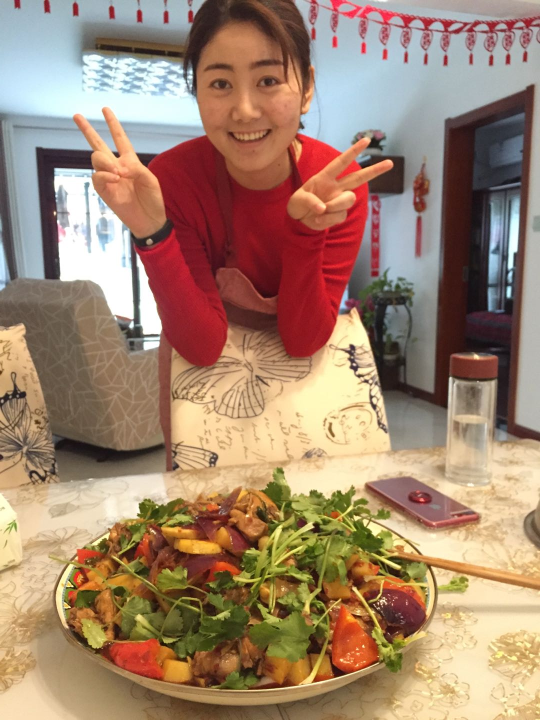
//> input picture section28#BinPic2/C++/Gril.jpg, 1080 x 1440 px, given in place of vtest.avi, which was not available (shown at 1/2 size)
$ ./KLT   (built with g++ and OpenCV 4)
//> lines starting //> are read from the running program, lines starting //| are printed output that depends on the picture; pictures that were not available may be replaced by others from this repository, and a replacement may not be noted
#include <iostream>
#include <string>
#include <opencv2/opencv.hpp>

using namespace std;
using namespace cv;

static bool drawLines(Mat &image, vector<Point2f> pt1, vector<Point2f> pt2);

vector<Scalar> colorVec;
RNG rng(12345);

int main(int *arg, int **argv)
{
	VideoCapture capture;

	Mat img, imgPre;
	Mat	imgGary, imgGaryPre;
	/*
	cornerPoints: corner point from shi-tomash, should copy to linePoint and initPoint
	initPoints: used only detect corner point 1st time
	linePoints[0]: corner point previous frame
	linePoints[1]: corner point current frame
	*/
	vector<Point2f> cornerPoints;
	vector<Point2f> initPoints;
	vector<Point2f> linePoints[2];
	int maxCorners = 500;
	double quality_level = 0.01;
	double minDistance = 0.04;
	int blockSize = 3;
	double k = 0.04;

	vector<uchar> status;
	vector<float> err;
	int flags = 0;

	capture.open("vtest.avi");
	capture.read(imgPre);
//> imgPre is the input picture: 1440 rows x 1080 cols, CV_8UC3; mean B, G, R 110.2, 132.4, 161.9
	cvtColor(imgPre, imgGaryPre, COLOR_BGR2GRAY);
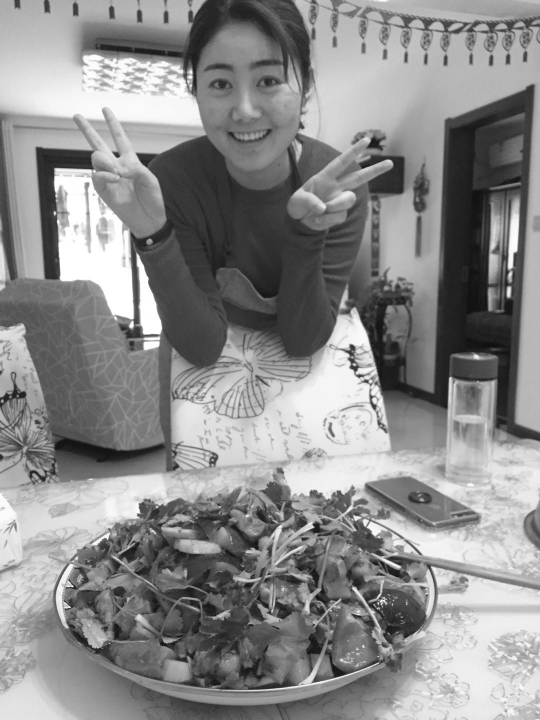
//> imgGaryPre: 1440 rows x 1080 cols, CV_8UC1 (shown at 1/2 size); min 11, max 255, mean 138.7

	goodFeaturesToTrack(imgGaryPre, cornerPoints, maxCorners, quality_level, minDistance, Mat(), blockSize, false, k);
//> cornerPoints = 500 Points (x, y), first 12: [146, 1173], [141, 1215], [756, 1205], [747, 1208], [628, 1054], [758, 1216], [787, 1200], [662, 1221], [763, 1210], [771, 1200], [784, 1210], [280, 1026]
	initPoints.insert(initPoints.end(), cornerPoints.begin(), cornerPoints.end());
//> initPoints has the same summary as cornerPoints
	linePoints[0].insert(linePoints[0].end(), cornerPoints.begin(), cornerPoints.end());
//> linePoints = 2 items

	TermCriteria criteria = TermCriteria(TermCriteria::COUNT + TermCriteria::EPS, 30, 0.01);

	int width = capture.get(CAP_PROP_FRAME_WIDTH);
	int height = capture.get(CAP_PROP_FRAME_HEIGHT);
	Mat KLTFrame = Mat::zeros(Size(width * 2, height), imgPre.type());
	Rect rio (0, 0, width, height);

	while (true)
	{
		if (!capture.read(img))
		{
			cout << "Video Finish!!!" << endl;
			break;
		}

		//imshow("img", img);
		rio.x = 0;
		img.copyTo(KLTFrame(rio));
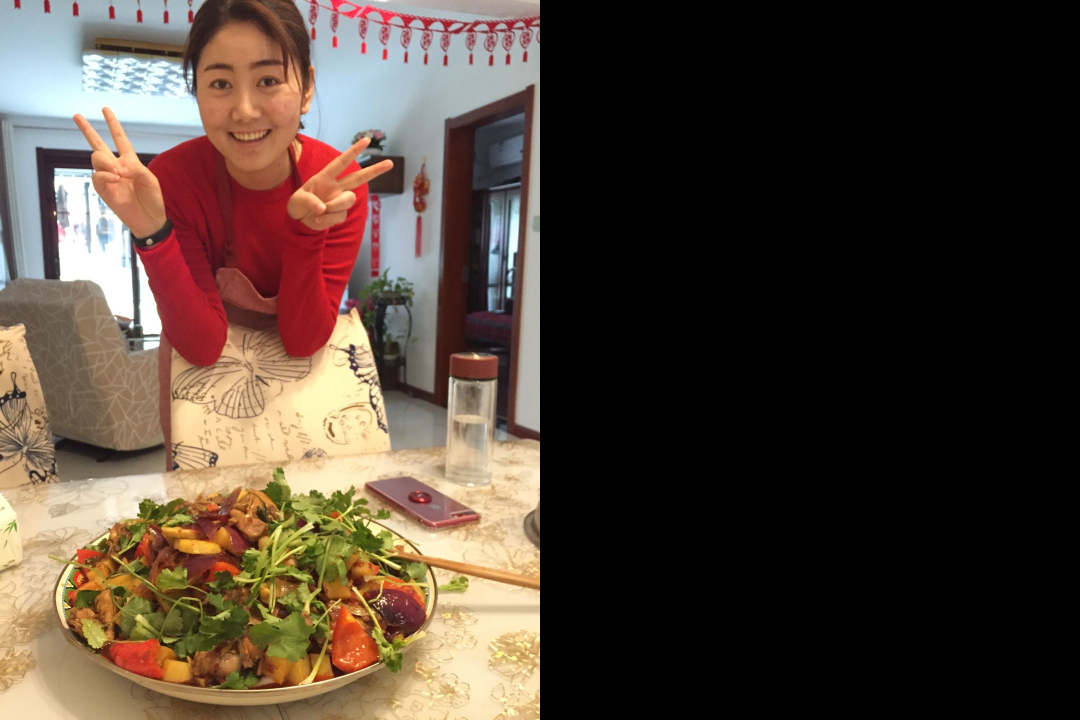
//> KLTFrame: 1440 rows x 2160 cols, CV_8UC3 (shown at 1/2 size); mean B, G, R 55.1, 66.2, 80.9

		cvtColor(img, imgGary, COLOR_BGR2GRAY);
		calcOpticalFlowPyrLK(imgGaryPre, imgGary, linePoints[0], linePoints[1], status, err, Size(31, 31), 3, criteria, flags);
//> status = 500 values from 1 to 1
		size_t i, k;
		for (i = k = 0; i < linePoints[1].size(); i++)
		{
			double dist = abs(linePoints[0][i].x - linePoints[1][i].x) + abs(linePoints[0][i].y - linePoints[1][i].y);
			if (status[i] && dist > 2)
			{
				linePoints[0][k] = linePoints[0][i];
				linePoints[1][k] = linePoints[1][i];
				initPoints[k] = initPoints[i];
				circle(img, linePoints[1][k], 3, Scalar(0, 255, 0), -1, 8);
				k++;
			}
		}

		linePoints[0].resize(k);
		linePoints[1].resize(k);
		initPoints.resize(k);

		drawLines(img, initPoints, linePoints[1]);

		rio.x = width;
		img.copyTo(KLTFrame(rio));
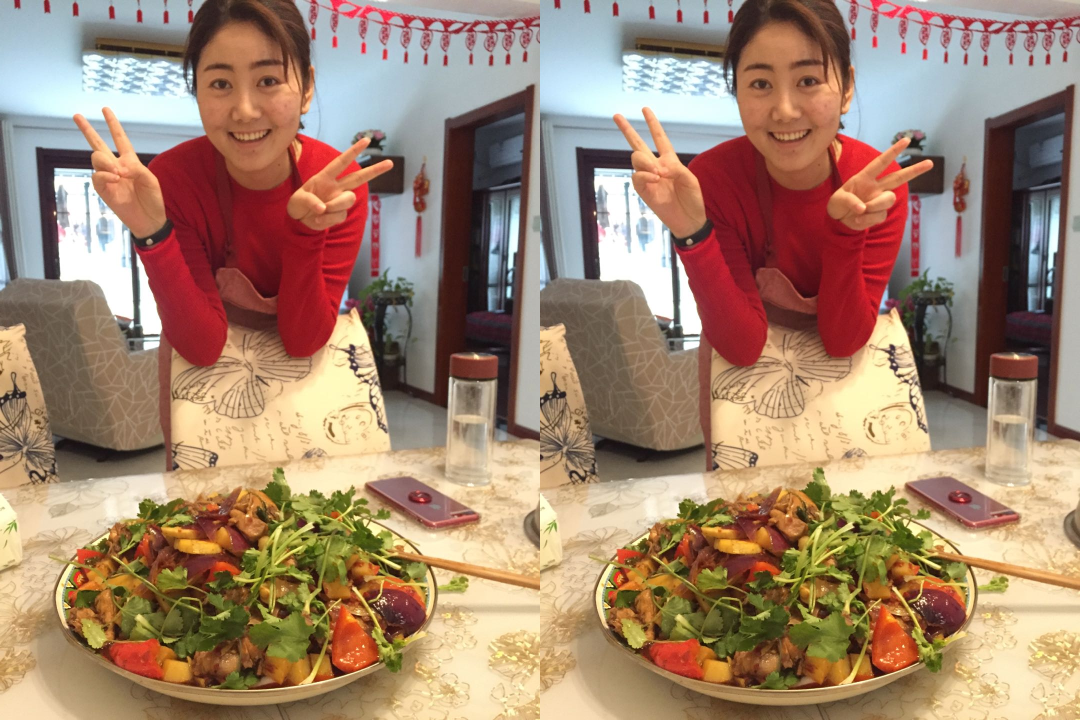
//> KLTFrame: 1440 rows x 2160 cols, CV_8UC3 (shown at 1/2 size); mean B, G, R 110.2, 132.4, 161.9
		imshow("imgDst", KLTFrame);

		char c = waitKey(50);
//> the Esc key is pressed
		if (27 == c)
		{
			break;
		}

		std::swap(linePoints[0], linePoints[1]);
		cv::swap(imgGaryPre, imgGary);

		if (initPoints.size() < 40)
		{
			goodFeaturesToTrack(imgGaryPre, cornerPoints, maxCorners, quality_level, minDistance, Mat(), blockSize, false, k);
			initPoints.insert(initPoints.end(), cornerPoints.begin(), cornerPoints.end());
			linePoints[0].insert(linePoints[0].end(), cornerPoints.begin(), cornerPoints.end());
			cout << "total feature points : " << linePoints[0].size() << endl;
		}
	}
//> after the loop, err = 500 values from 0 to 0

	return true;
}


static bool drawLines(Mat &image, vector<Point2f> pt1, vector<Point2f> pt2)
{
	if (colorVec.size() < pt1.size())
	{
		for (size_t col = colorVec.size(); col < pt1.size(); col++)
		{
			colorVec.push_back(Scalar(rng.uniform(0, 255), rng.uniform(0, 255), rng.uniform(0, 255)));
		}
	}

	for (size_t t = 0; t < pt1.size(); t++)
	{
		line(image, pt1[t], pt2[t], colorVec[t], 2, 8, 0);
	}

	return true;
}

$ run again, on section28#BinPic2/C++/apple.jpg
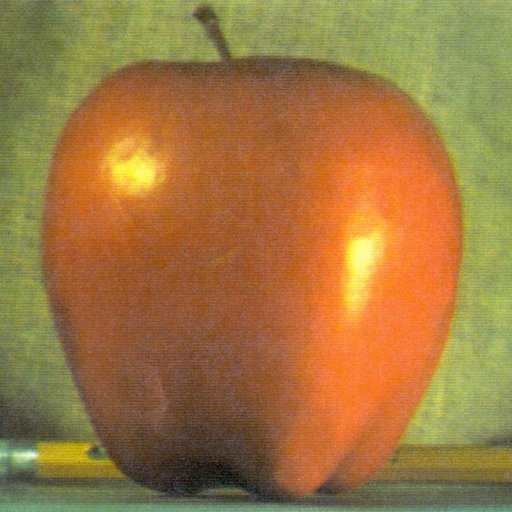
//> input picture section28#BinPic2/C++/apple.jpg, 512 x 512 px, given in place of vtest.avi, which was not available
//> imgPre is the input picture: 512 rows x 512 cols, CV_8UC3; mean B, G, R 64.8, 119.7, 159.1
//> `cvtColor(imgPre, imgGaryPre, COLOR_BGR2GRAY);`:
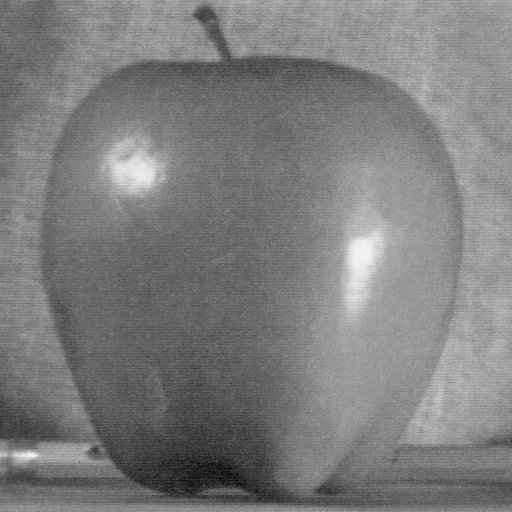
//> imgGaryPre: 512 rows x 512 cols, CV_8UC1; min 7, max 248, mean 125.2
//> cornerPoints = 500 Points (x, y), first 12: [37, 455], [14, 455], [171, 483], [230, 53], [105, 449], [64, 358], [193, 14], [6, 455], [100, 443], [219, 20], [223, 483], [183, 459]
//> initPoints has the same summary as cornerPoints
//> linePoints = 2 items
//> status = 500 values from 1 to 1
//> `img.copyTo(KLTFrame(rio));`:
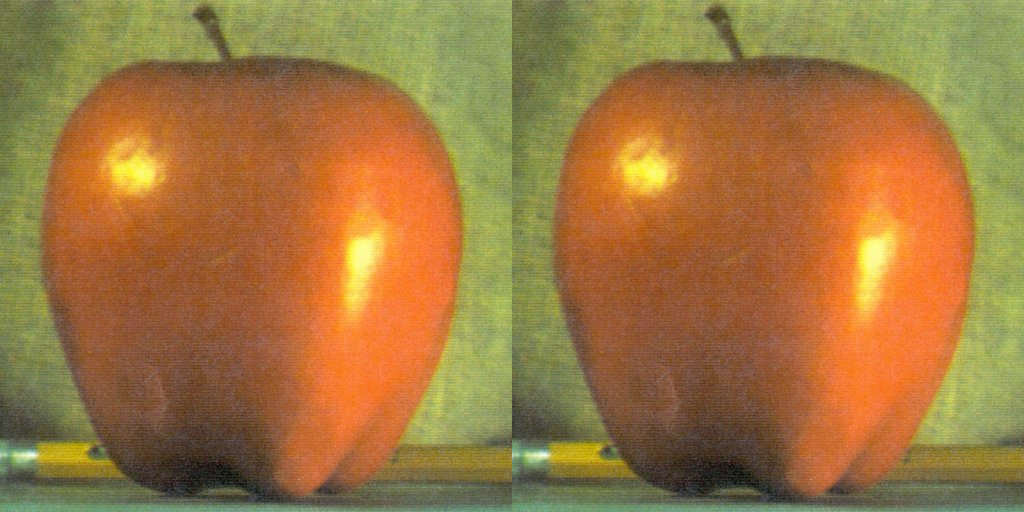
//> KLTFrame: 512 rows x 1024 cols, CV_8UC3; mean B, G, R 64.8, 119.7, 159.1
//> after the loop `while (true)`: err = 500 values from 0 to 0

$ run again, on section28#BinPic2/C++/baboon.jpg
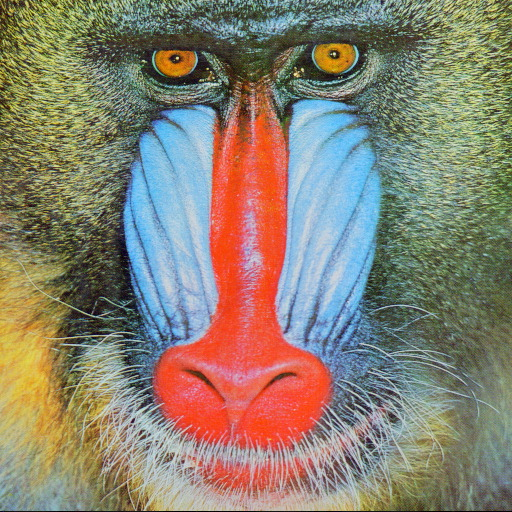
//> input picture section28#BinPic2/C++/baboon.jpg, 512 x 512 px, given in place of vtest.avi, which was not available
//> imgPre is the input picture: 512 rows x 512 cols, CV_8UC3; mean B, G, R 112.9, 129.1, 137.1
//> `cvtColor(imgPre, imgGaryPre, COLOR_BGR2GRAY);`:
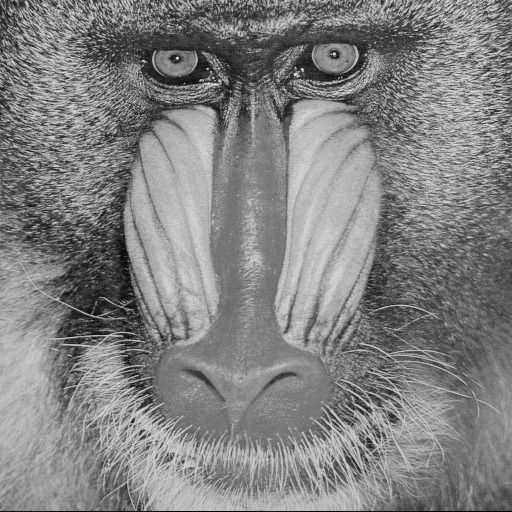
//> imgGaryPre: 512 rows x 512 cols, CV_8UC1; min 0, max 234, mean 129.7
//> cornerPoints = 500 Points (x, y), first 12: [177, 58], [334, 53], [294, 74], [207, 68], [302, 68], [332, 54], [213, 77], [131, 422], [295, 67], [210, 71], [367, 438], [199, 80]
//> initPoints has the same summary as cornerPoints
//> linePoints = 2 items
//> status = 500 values from 1 to 1
//> `img.copyTo(KLTFrame(rio));`:
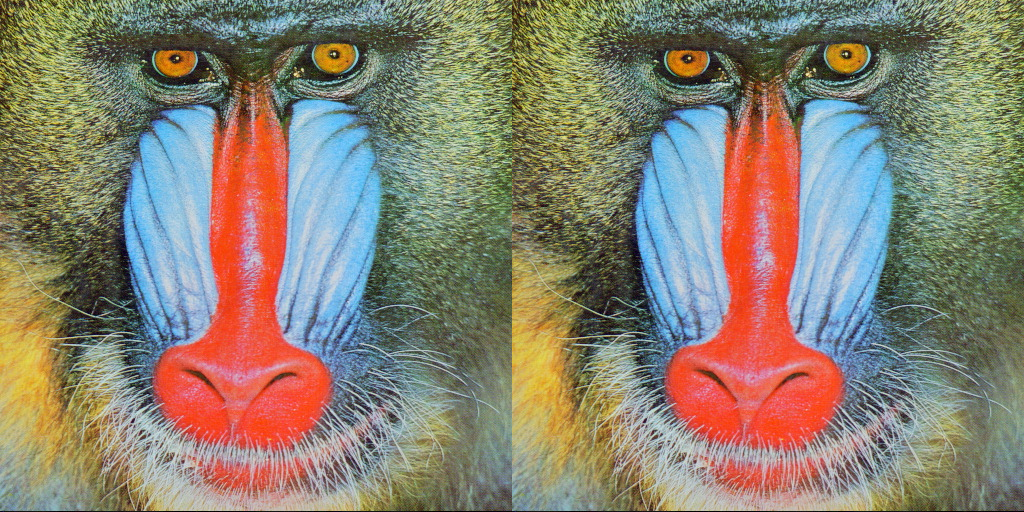
//> KLTFrame: 512 rows x 1024 cols, CV_8UC3; mean B, G, R 112.9, 129.1, 137.1
//> after the loop `while (true)`: err = 500 values from 0 to 0
